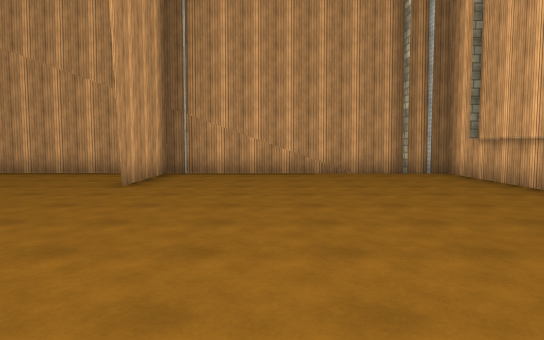
view 1 (above)

16 first-person views from a walk through a Unity game level. The camera is 1.5 m above the floor, tilts 4° down and sees 70° across. The floor is counted in squares, 2 m on a side. Each view is taken from the middle of a square. On the plan, view 1 faces up. The plan holds only what a view shows up to about 12 squares ahead; the rest is blank. The place goes on beyond the plan. Surface patterns are stand-ins for the level's own textures.

view 2
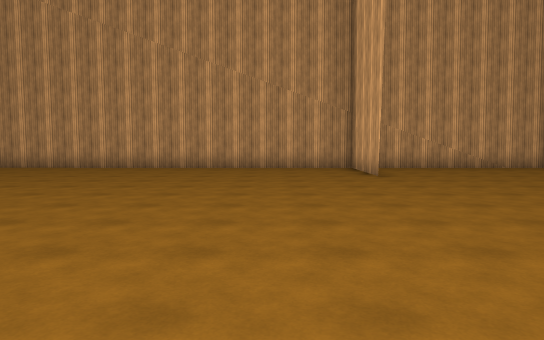

view 3
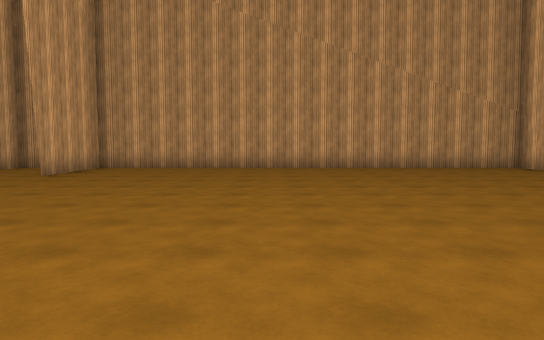

view 4
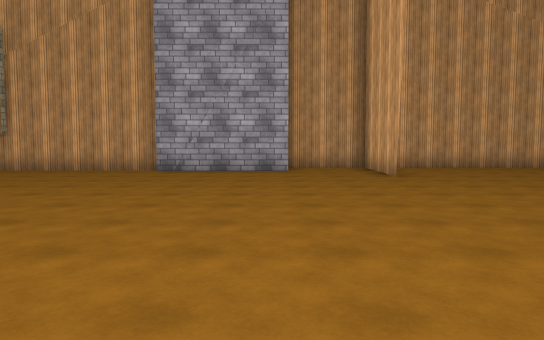

view 5
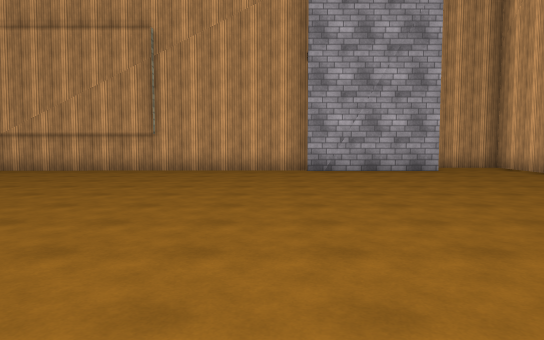

view 6
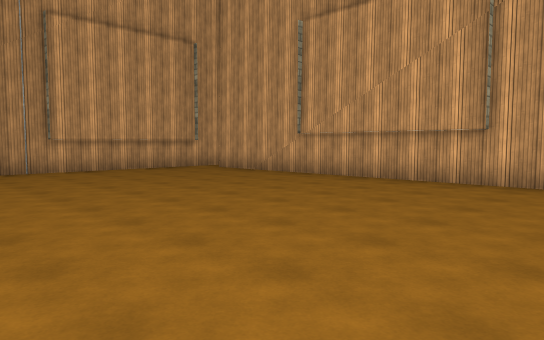

view 7
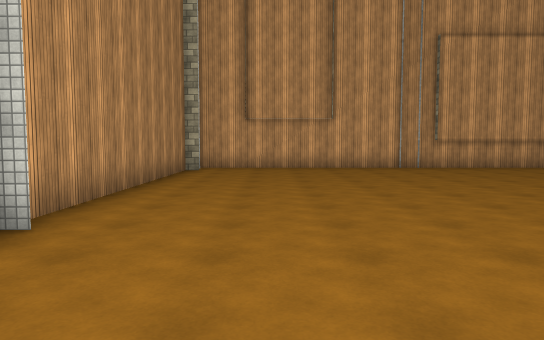

view 8
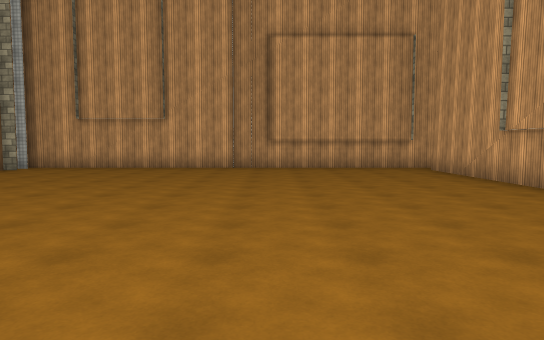

view 9
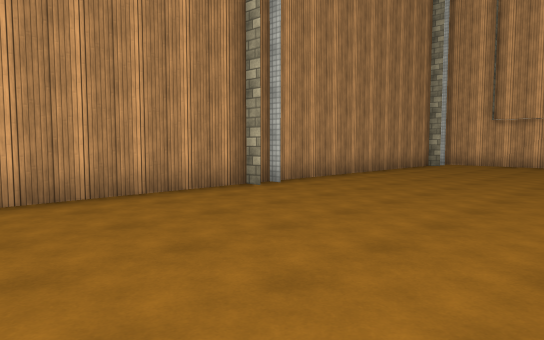

view 10
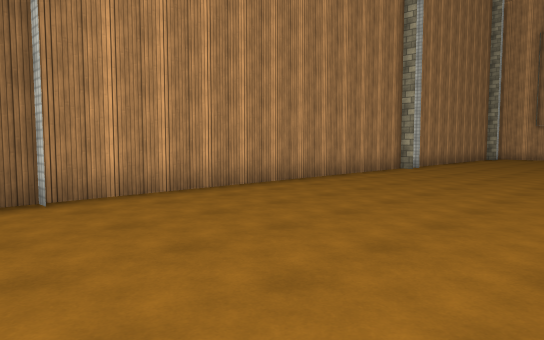

view 11
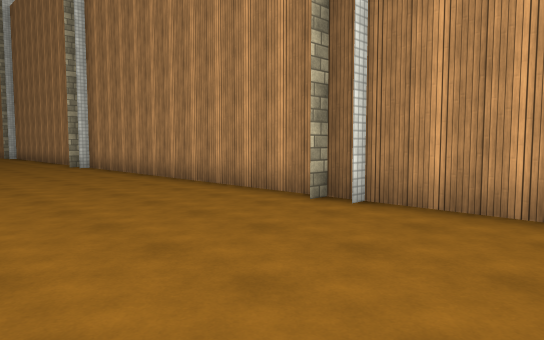

view 12
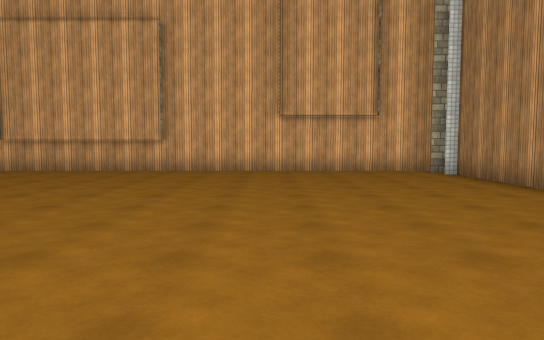

view 13
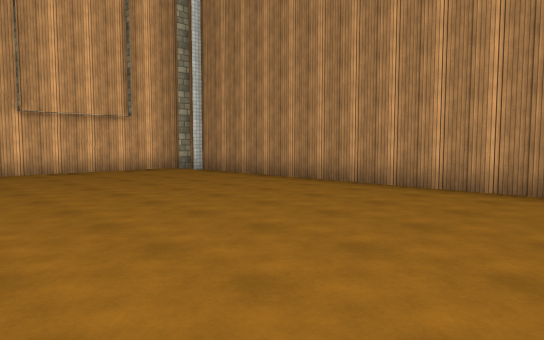

view 14
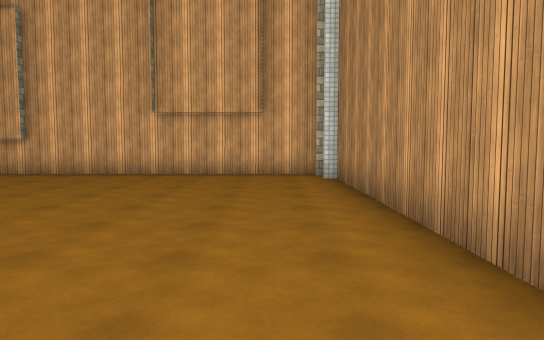

view 15
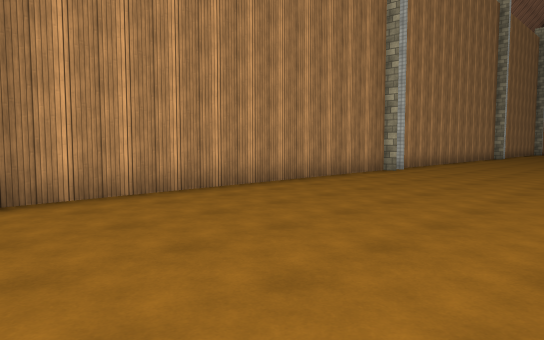

view 16
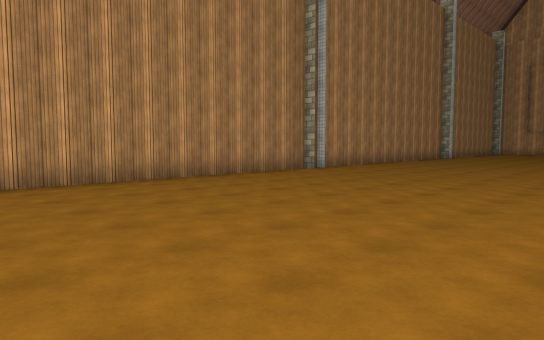

### Floor plan
Points are (right, up) in squares from view 1. A wall is a line through its corners. A room is listed if a view was taken in it or the views show most of it. See-through windows are left out.
Room 1 (views 1, 2, 3, 4, 5, 6, 7, 8, 9, 10, 11, 12, 13, 14, 15, 16)
walls: (-15.2, 6.6) (-15.2, 9.8) (-15.2, 6.6); (-14.7, -2.9) (-14.7, -3.4); (-17.5, 8.4) (-21.1, 8.4); (-14.7, -3.5) (-14.7, -3); (-15.2, -3.5) (-15.2, -3); (-21, 8.5) (-32.6, 8.4); (-5, -3.4) (3.8, -3.4) (3.8, -3); (-2.6, 6.6) (-2.6, 9.6) (-2.6, 6.6); (-24.7, -2.9) (-24.7, -3.4) (-5.9, -3.4) (-5.9, -3); (-29.5, 8.3) (-32.7, 8.3); (3.2, -3.5) (3.2, -3); (4.3, -3.4) (4.3, 9.5) (-17.6, 9.7) (-17.6, 8.7); (-32.6, -2.9) (-32.6, -3.4); (-33.2, -3.4) (-25.6, -3.4); (-33.7, 8.9) (-33.7, -3.5)

Where each view was taken, in squares from view 1:
view 1: 0 up, 0 right, facing up
view 2: 2 down, 5 left, facing up
view 3: 2 down, 10 left, facing up
view 4: 2 down, 18 left, facing up
view 5: 2 down, 22 left, facing up
view 6: 1 up, 23 left, facing up-left
view 7: 1 down, 22 left, facing left
view 8: 4 up, 22 left, facing left
view 9: 2 up, 20 left, facing down-left
view 10: 2 up, 14 left, facing down-left
view 11: 1 up, 18 left, facing down-right
view 12: 1 up, 6 left, facing right
view 13: 3 up, 6 left, facing down-right
view 14: 2 down, 5 left, facing right
view 15: 2 up, 5 left, facing down-left
view 16: 4 up, 6 left, facing down-left
